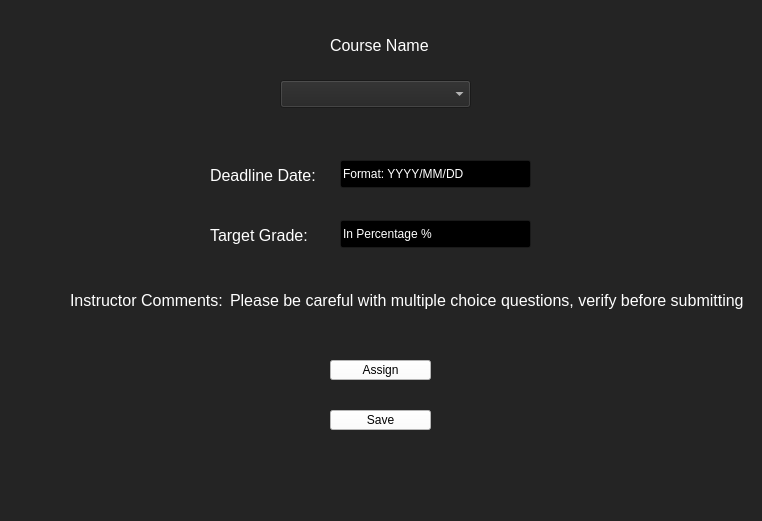
<?xml version="1.0" encoding="UTF-8"?>
<ui version="4.0">
 <class>Homework</class>
 <widget class="QWidget" name="Homework">
  <property name="geometry">
   <rect>
    <x>0</x>
    <y>0</y>
    <width>762</width>
    <height>521</height>
   </rect>
  </property>
  <property name="palette">
   <palette>
    <active>
     <colorrole role="WindowText">
      <brush brushstyle="SolidPattern">
       <color alpha="255">
        <red>255</red>
        <green>255</green>
        <blue>255</blue>
       </color>
      </brush>
     </colorrole>
     <colorrole role="Button">
      <brush brushstyle="SolidPattern">
       <color alpha="255">
        <red>36</red>
        <green>36</green>
        <blue>36</blue>
       </color>
      </brush>
     </colorrole>
     <colorrole role="Light">
      <brush brushstyle="SolidPattern">
       <color alpha="255">
        <red>54</red>
        <green>54</green>
        <blue>54</blue>
       </color>
      </brush>
     </colorrole>
     <colorrole role="Midlight">
      <brush brushstyle="SolidPattern">
       <color alpha="255">
        <red>45</red>
        <green>45</green>
        <blue>45</blue>
       </color>
      </brush>
     </colorrole>
     <colorrole role="Dark">
      <brush brushstyle="SolidPattern">
       <color alpha="255">
        <red>18</red>
        <green>18</green>
        <blue>18</blue>
       </color>
      </brush>
     </colorrole>
     <colorrole role="Mid">
      <brush brushstyle="SolidPattern">
       <color alpha="255">
        <red>24</red>
        <green>24</green>
        <blue>24</blue>
       </color>
      </brush>
     </colorrole>
     <colorrole role="Text">
      <brush brushstyle="SolidPattern">
       <color alpha="255">
        <red>255</red>
        <green>255</green>
        <blue>255</blue>
       </color>
      </brush>
     </colorrole>
     <colorrole role="BrightText">
      <brush brushstyle="SolidPattern">
       <color alpha="255">
        <red>255</red>
        <green>255</green>
        <blue>255</blue>
       </color>
      </brush>
     </colorrole>
     <colorrole role="ButtonText">
      <brush brushstyle="SolidPattern">
       <color alpha="255">
        <red>255</red>
        <green>255</green>
        <blue>255</blue>
       </color>
      </brush>
     </colorrole>
     <colorrole role="Base">
      <brush brushstyle="SolidPattern">
       <color alpha="255">
        <red>0</red>
        <green>0</green>
        <blue>0</blue>
       </color>
      </brush>
     </colorrole>
     <colorrole role="Window">
      <brush brushstyle="SolidPattern">
       <color alpha="255">
        <red>36</red>
        <green>36</green>
        <blue>36</blue>
       </color>
      </brush>
     </colorrole>
     <colorrole role="Shadow">
      <brush brushstyle="SolidPattern">
       <color alpha="255">
        <red>0</red>
        <green>0</green>
        <blue>0</blue>
       </color>
      </brush>
     </colorrole>
     <colorrole role="AlternateBase">
      <brush brushstyle="SolidPattern">
       <color alpha="255">
        <red>18</red>
        <green>18</green>
        <blue>18</blue>
       </color>
      </brush>
     </colorrole>
     <colorrole role="ToolTipBase">
      <brush brushstyle="SolidPattern">
       <color alpha="255">
        <red>255</red>
        <green>255</green>
        <blue>220</blue>
       </color>
      </brush>
     </colorrole>
     <colorrole role="ToolTipText">
      <brush brushstyle="SolidPattern">
       <color alpha="255">
        <red>0</red>
        <green>0</green>
        <blue>0</blue>
       </color>
      </brush>
     </colorrole>
     <colorrole role="PlaceholderText">
      <brush brushstyle="SolidPattern">
       <color alpha="127">
        <red>255</red>
        <green>255</green>
        <blue>255</blue>
       </color>
      </brush>
     </colorrole>
     <colorrole role="Accent">
      <brush brushstyle="SolidPattern">
       <color alpha="255">
        <red>0</red>
        <green>0</green>
        <blue>0</blue>
       </color>
      </brush>
     </colorrole>
    </active>
    <inactive>
     <colorrole role="WindowText">
      <brush brushstyle="SolidPattern">
       <color alpha="255">
        <red>255</red>
        <green>255</green>
        <blue>255</blue>
       </color>
      </brush>
     </colorrole>
     <colorrole role="Button">
      <brush brushstyle="SolidPattern">
       <color alpha="255">
        <red>36</red>
        <green>36</green>
        <blue>36</blue>
       </color>
      </brush>
     </colorrole>
     <colorrole role="Light">
      <brush brushstyle="SolidPattern">
       <color alpha="255">
        <red>54</red>
        <green>54</green>
        <blue>54</blue>
       </color>
      </brush>
     </colorrole>
     <colorrole role="Midlight">
      <brush brushstyle="SolidPattern">
       <color alpha="255">
        <red>45</red>
        <green>45</green>
        <blue>45</blue>
       </color>
      </brush>
     </colorrole>
     <colorrole role="Dark">
      <brush brushstyle="SolidPattern">
       <color alpha="255">
        <red>18</red>
        <green>18</green>
        <blue>18</blue>
       </color>
      </brush>
     </colorrole>
     <colorrole role="Mid">
      <brush brushstyle="SolidPattern">
       <color alpha="255">
        <red>24</red>
        <green>24</green>
        <blue>24</blue>
       </color>
      </brush>
     </colorrole>
     <colorrole role="Text">
      <brush brushstyle="SolidPattern">
       <color alpha="255">
        <red>255</red>
        <green>255</green>
        <blue>255</blue>
       </color>
      </brush>
     </colorrole>
     <colorrole role="BrightText">
      <brush brushstyle="SolidPattern">
       <color alpha="255">
        <red>255</red>
        <green>255</green>
        <blue>255</blue>
       </color>
      </brush>
     </colorrole>
     <colorrole role="ButtonText">
      <brush brushstyle="SolidPattern">
       <color alpha="255">
        <red>255</red>
        <green>255</green>
        <blue>255</blue>
       </color>
      </brush>
     </colorrole>
     <colorrole role="Base">
      <brush brushstyle="SolidPattern">
       <color alpha="255">
        <red>0</red>
        <green>0</green>
        <blue>0</blue>
       </color>
      </brush>
     </colorrole>
     <colorrole role="Window">
      <brush brushstyle="SolidPattern">
       <color alpha="255">
        <red>36</red>
        <green>36</green>
        <blue>36</blue>
       </color>
      </brush>
     </colorrole>
     <colorrole role="Shadow">
      <brush brushstyle="SolidPattern">
       <color alpha="255">
        <red>0</red>
        <green>0</green>
        <blue>0</blue>
       </color>
      </brush>
     </colorrole>
     <colorrole role="AlternateBase">
      <brush brushstyle="SolidPattern">
       <color alpha="255">
        <red>18</red>
        <green>18</green>
        <blue>18</blue>
       </color>
      </brush>
     </colorrole>
     <colorrole role="ToolTipBase">
      <brush brushstyle="SolidPattern">
       <color alpha="255">
        <red>255</red>
        <green>255</green>
        <blue>220</blue>
       </color>
      </brush>
     </colorrole>
     <colorrole role="ToolTipText">
      <brush brushstyle="SolidPattern">
       <color alpha="255">
        <red>0</red>
        <green>0</green>
        <blue>0</blue>
       </color>
      </brush>
     </colorrole>
     <colorrole role="PlaceholderText">
      <brush brushstyle="SolidPattern">
       <color alpha="127">
        <red>255</red>
        <green>255</green>
        <blue>255</blue>
       </color>
      </brush>
     </colorrole>
     <colorrole role="Accent">
      <brush brushstyle="SolidPattern">
       <color alpha="255">
        <red>0</red>
        <green>0</green>
        <blue>0</blue>
       </color>
      </brush>
     </colorrole>
    </inactive>
    <disabled>
     <colorrole role="WindowText">
      <brush brushstyle="SolidPattern">
       <color alpha="255">
        <red>18</red>
        <green>18</green>
        <blue>18</blue>
       </color>
      </brush>
     </colorrole>
     <colorrole role="Button">
      <brush brushstyle="SolidPattern">
       <color alpha="255">
        <red>36</red>
        <green>36</green>
        <blue>36</blue>
       </color>
      </brush>
     </colorrole>
     <colorrole role="Light">
      <brush brushstyle="SolidPattern">
       <color alpha="255">
        <red>54</red>
        <green>54</green>
        <blue>54</blue>
       </color>
      </brush>
     </colorrole>
     <colorrole role="Midlight">
      <brush brushstyle="SolidPattern">
       <color alpha="255">
        <red>45</red>
        <green>45</green>
        <blue>45</blue>
       </color>
      </brush>
     </colorrole>
     <colorrole role="Dark">
      <brush brushstyle="SolidPattern">
       <color alpha="255">
        <red>18</red>
        <green>18</green>
        <blue>18</blue>
       </color>
      </brush>
     </colorrole>
     <colorrole role="Mid">
      <brush brushstyle="SolidPattern">
       <color alpha="255">
        <red>24</red>
        <green>24</green>
        <blue>24</blue>
       </color>
      </brush>
     </colorrole>
     <colorrole role="Text">
      <brush brushstyle="SolidPattern">
       <color alpha="255">
        <red>18</red>
        <green>18</green>
        <blue>18</blue>
       </color>
      </brush>
     </colorrole>
     <colorrole role="BrightText">
      <brush brushstyle="SolidPattern">
       <color alpha="255">
        <red>255</red>
        <green>255</green>
        <blue>255</blue>
       </color>
      </brush>
     </colorrole>
     <colorrole role="ButtonText">
      <brush brushstyle="SolidPattern">
       <color alpha="255">
        <red>18</red>
        <green>18</green>
        <blue>18</blue>
       </color>
      </brush>
     </colorrole>
     <colorrole role="Base">
      <brush brushstyle="SolidPattern">
       <color alpha="255">
        <red>36</red>
        <green>36</green>
        <blue>36</blue>
       </color>
      </brush>
     </colorrole>
     <colorrole role="Window">
      <brush brushstyle="SolidPattern">
       <color alpha="255">
        <red>36</red>
        <green>36</green>
        <blue>36</blue>
       </color>
      </brush>
     </colorrole>
     <colorrole role="Shadow">
      <brush brushstyle="SolidPattern">
       <color alpha="255">
        <red>0</red>
        <green>0</green>
        <blue>0</blue>
       </color>
      </brush>
     </colorrole>
     <colorrole role="AlternateBase">
      <brush brushstyle="SolidPattern">
       <color alpha="255">
        <red>36</red>
        <green>36</green>
        <blue>36</blue>
       </color>
      </brush>
     </colorrole>
     <colorrole role="ToolTipBase">
      <brush brushstyle="SolidPattern">
       <color alpha="255">
        <red>255</red>
        <green>255</green>
        <blue>220</blue>
       </color>
      </brush>
     </colorrole>
     <colorrole role="ToolTipText">
      <brush brushstyle="SolidPattern">
       <color alpha="255">
        <red>0</red>
        <green>0</green>
        <blue>0</blue>
       </color>
      </brush>
     </colorrole>
     <colorrole role="PlaceholderText">
      <brush brushstyle="SolidPattern">
       <color alpha="127">
        <red>18</red>
        <green>18</green>
        <blue>18</blue>
       </color>
      </brush>
     </colorrole>
     <colorrole role="Accent">
      <brush brushstyle="SolidPattern">
       <color alpha="255">
        <red>25</red>
        <green>25</green>
        <blue>25</blue>
       </color>
      </brush>
     </colorrole>
    </disabled>
   </palette>
  </property>
  <property name="windowTitle">
   <string>Form</string>
  </property>
  <widget class="QLabel" name="label">
   <property name="geometry">
    <rect>
     <x>330</x>
     <y>20</y>
     <width>141</width>
     <height>51</height>
    </rect>
   </property>
   <property name="text">
    <string>&lt;html&gt;&lt;head/&gt;&lt;body&gt;&lt;p&gt;&lt;span style=&quot; font-size:12pt;&quot;&gt;Course Name &lt;/span&gt;&lt;/p&gt;&lt;/body&gt;&lt;/html&gt;</string>
   </property>
  </widget>
  <widget class="QPushButton" name="push_pic_2">
   <property name="geometry">
    <rect>
     <x>330</x>
     <y>360</y>
     <width>101</width>
     <height>20</height>
    </rect>
   </property>
   <property name="palette">
    <palette>
     <active>
      <colorrole role="WindowText">
       <brush brushstyle="SolidPattern">
        <color alpha="255">
         <red>0</red>
         <green>0</green>
         <blue>0</blue>
        </color>
       </brush>
      </colorrole>
      <colorrole role="Button">
       <brush brushstyle="SolidPattern">
        <color alpha="255">
         <red>255</red>
         <green>255</green>
         <blue>255</blue>
        </color>
       </brush>
      </colorrole>
      <colorrole role="Light">
       <brush brushstyle="SolidPattern">
        <color alpha="255">
         <red>255</red>
         <green>255</green>
         <blue>255</blue>
        </color>
       </brush>
      </colorrole>
      <colorrole role="Midlight">
       <brush brushstyle="SolidPattern">
        <color alpha="255">
         <red>255</red>
         <green>255</green>
         <blue>255</blue>
        </color>
       </brush>
      </colorrole>
      <colorrole role="Dark">
       <brush brushstyle="SolidPattern">
        <color alpha="255">
         <red>127</red>
         <green>127</green>
         <blue>127</blue>
        </color>
       </brush>
      </colorrole>
      <colorrole role="Mid">
       <brush brushstyle="SolidPattern">
        <color alpha="255">
         <red>170</red>
         <green>170</green>
         <blue>170</blue>
        </color>
       </brush>
      </colorrole>
      <colorrole role="Text">
       <brush brushstyle="SolidPattern">
        <color alpha="255">
         <red>0</red>
         <green>0</green>
         <blue>0</blue>
        </color>
       </brush>
      </colorrole>
      <colorrole role="BrightText">
       <brush brushstyle="SolidPattern">
        <color alpha="255">
         <red>255</red>
         <green>255</green>
         <blue>255</blue>
        </color>
       </brush>
      </colorrole>
      <colorrole role="ButtonText">
       <brush brushstyle="SolidPattern">
        <color alpha="255">
         <red>0</red>
         <green>0</green>
         <blue>0</blue>
        </color>
       </brush>
      </colorrole>
      <colorrole role="Base">
       <brush brushstyle="SolidPattern">
        <color alpha="255">
         <red>255</red>
         <green>255</green>
         <blue>255</blue>
        </color>
       </brush>
      </colorrole>
      <colorrole role="Window">
       <brush brushstyle="SolidPattern">
        <color alpha="255">
         <red>255</red>
         <green>255</green>
         <blue>255</blue>
        </color>
       </brush>
      </colorrole>
      <colorrole role="Shadow">
       <brush brushstyle="SolidPattern">
        <color alpha="255">
         <red>0</red>
         <green>0</green>
         <blue>0</blue>
        </color>
       </brush>
      </colorrole>
      <colorrole role="AlternateBase">
       <brush brushstyle="SolidPattern">
        <color alpha="255">
         <red>255</red>
         <green>255</green>
         <blue>255</blue>
        </color>
       </brush>
      </colorrole>
      <colorrole role="ToolTipBase">
       <brush brushstyle="SolidPattern">
        <color alpha="255">
         <red>255</red>
         <green>255</green>
         <blue>220</blue>
        </color>
       </brush>
      </colorrole>
      <colorrole role="ToolTipText">
       <brush brushstyle="SolidPattern">
        <color alpha="255">
         <red>0</red>
         <green>0</green>
         <blue>0</blue>
        </color>
       </brush>
      </colorrole>
      <colorrole role="PlaceholderText">
       <brush brushstyle="SolidPattern">
        <color alpha="127">
         <red>0</red>
         <green>0</green>
         <blue>0</blue>
        </color>
       </brush>
      </colorrole>
      <colorrole role="Accent">
       <brush brushstyle="SolidPattern">
        <color alpha="255">
         <red>255</red>
         <green>255</green>
         <blue>255</blue>
        </color>
       </brush>
      </colorrole>
     </active>
     <inactive>
      <colorrole role="WindowText">
       <brush brushstyle="SolidPattern">
        <color alpha="255">
         <red>0</red>
         <green>0</green>
         <blue>0</blue>
        </color>
       </brush>
      </colorrole>
      <colorrole role="Button">
       <brush brushstyle="SolidPattern">
        <color alpha="255">
         <red>255</red>
         <green>255</green>
         <blue>255</blue>
        </color>
       </brush>
      </colorrole>
      <colorrole role="Light">
       <brush brushstyle="SolidPattern">
        <color alpha="255">
         <red>255</red>
         <green>255</green>
         <blue>255</blue>
        </color>
       </brush>
      </colorrole>
      <colorrole role="Midlight">
       <brush brushstyle="SolidPattern">
        <color alpha="255">
         <red>255</red>
         <green>255</green>
         <blue>255</blue>
        </color>
       </brush>
      </colorrole>
      <colorrole role="Dark">
       <brush brushstyle="SolidPattern">
        <color alpha="255">
         <red>127</red>
         <green>127</green>
         <blue>127</blue>
        </color>
       </brush>
      </colorrole>
      <colorrole role="Mid">
       <brush brushstyle="SolidPattern">
        <color alpha="255">
         <red>170</red>
         <green>170</green>
         <blue>170</blue>
        </color>
       </brush>
      </colorrole>
      <colorrole role="Text">
       <brush brushstyle="SolidPattern">
        <color alpha="255">
         <red>0</red>
         <green>0</green>
         <blue>0</blue>
        </color>
       </brush>
      </colorrole>
      <colorrole role="BrightText">
       <brush brushstyle="SolidPattern">
        <color alpha="255">
         <red>255</red>
         <green>255</green>
         <blue>255</blue>
        </color>
       </brush>
      </colorrole>
      <colorrole role="ButtonText">
       <brush brushstyle="SolidPattern">
        <color alpha="255">
         <red>0</red>
         <green>0</green>
         <blue>0</blue>
        </color>
       </brush>
      </colorrole>
      <colorrole role="Base">
       <brush brushstyle="SolidPattern">
        <color alpha="255">
         <red>255</red>
         <green>255</green>
         <blue>255</blue>
        </color>
       </brush>
      </colorrole>
      <colorrole role="Window">
       <brush brushstyle="SolidPattern">
        <color alpha="255">
         <red>255</red>
         <green>255</green>
         <blue>255</blue>
        </color>
       </brush>
      </colorrole>
      <colorrole role="Shadow">
       <brush brushstyle="SolidPattern">
        <color alpha="255">
         <red>0</red>
         <green>0</green>
         <blue>0</blue>
        </color>
       </brush>
      </colorrole>
      <colorrole role="AlternateBase">
       <brush brushstyle="SolidPattern">
        <color alpha="255">
         <red>255</red>
         <green>255</green>
         <blue>255</blue>
        </color>
       </brush>
      </colorrole>
      <colorrole role="ToolTipBase">
       <brush brushstyle="SolidPattern">
        <color alpha="255">
         <red>255</red>
         <green>255</green>
         <blue>220</blue>
        </color>
       </brush>
      </colorrole>
      <colorrole role="ToolTipText">
       <brush brushstyle="SolidPattern">
        <color alpha="255">
         <red>0</red>
         <green>0</green>
         <blue>0</blue>
        </color>
       </brush>
      </colorrole>
      <colorrole role="PlaceholderText">
       <brush brushstyle="SolidPattern">
        <color alpha="127">
         <red>0</red>
         <green>0</green>
         <blue>0</blue>
        </color>
       </brush>
      </colorrole>
      <colorrole role="Accent">
       <brush brushstyle="SolidPattern">
        <color alpha="255">
         <red>255</red>
         <green>255</green>
         <blue>255</blue>
        </color>
       </brush>
      </colorrole>
     </inactive>
     <disabled>
      <colorrole role="WindowText">
       <brush brushstyle="SolidPattern">
        <color alpha="255">
         <red>127</red>
         <green>127</green>
         <blue>127</blue>
        </color>
       </brush>
      </colorrole>
      <colorrole role="Button">
       <brush brushstyle="SolidPattern">
        <color alpha="255">
         <red>255</red>
         <green>255</green>
         <blue>255</blue>
        </color>
       </brush>
      </colorrole>
      <colorrole role="Light">
       <brush brushstyle="SolidPattern">
        <color alpha="255">
         <red>255</red>
         <green>255</green>
         <blue>255</blue>
        </color>
       </brush>
      </colorrole>
      <colorrole role="Midlight">
       <brush brushstyle="SolidPattern">
        <color alpha="255">
         <red>255</red>
         <green>255</green>
         <blue>255</blue>
        </color>
       </brush>
      </colorrole>
      <colorrole role="Dark">
       <brush brushstyle="SolidPattern">
        <color alpha="255">
         <red>127</red>
         <green>127</green>
         <blue>127</blue>
        </color>
       </brush>
      </colorrole>
      <colorrole role="Mid">
       <brush brushstyle="SolidPattern">
        <color alpha="255">
         <red>170</red>
         <green>170</green>
         <blue>170</blue>
        </color>
       </brush>
      </colorrole>
      <colorrole role="Text">
       <brush brushstyle="SolidPattern">
        <color alpha="255">
         <red>127</red>
         <green>127</green>
         <blue>127</blue>
        </color>
       </brush>
      </colorrole>
      <colorrole role="BrightText">
       <brush brushstyle="SolidPattern">
        <color alpha="255">
         <red>255</red>
         <green>255</green>
         <blue>255</blue>
        </color>
       </brush>
      </colorrole>
      <colorrole role="ButtonText">
       <brush brushstyle="SolidPattern">
        <color alpha="255">
         <red>127</red>
         <green>127</green>
         <blue>127</blue>
        </color>
       </brush>
      </colorrole>
      <colorrole role="Base">
       <brush brushstyle="SolidPattern">
        <color alpha="255">
         <red>255</red>
         <green>255</green>
         <blue>255</blue>
        </color>
       </brush>
      </colorrole>
      <colorrole role="Window">
       <brush brushstyle="SolidPattern">
        <color alpha="255">
         <red>255</red>
         <green>255</green>
         <blue>255</blue>
        </color>
       </brush>
      </colorrole>
      <colorrole role="Shadow">
       <brush brushstyle="SolidPattern">
        <color alpha="255">
         <red>0</red>
         <green>0</green>
         <blue>0</blue>
        </color>
       </brush>
      </colorrole>
      <colorrole role="AlternateBase">
       <brush brushstyle="SolidPattern">
        <color alpha="255">
         <red>255</red>
         <green>255</green>
         <blue>255</blue>
        </color>
       </brush>
      </colorrole>
      <colorrole role="ToolTipBase">
       <brush brushstyle="SolidPattern">
        <color alpha="255">
         <red>255</red>
         <green>255</green>
         <blue>220</blue>
        </color>
       </brush>
      </colorrole>
      <colorrole role="ToolTipText">
       <brush brushstyle="SolidPattern">
        <color alpha="255">
         <red>0</red>
         <green>0</green>
         <blue>0</blue>
        </color>
       </brush>
      </colorrole>
      <colorrole role="PlaceholderText">
       <brush brushstyle="SolidPattern">
        <color alpha="127">
         <red>127</red>
         <green>127</green>
         <blue>127</blue>
        </color>
       </brush>
      </colorrole>
      <colorrole role="Accent">
       <brush brushstyle="SolidPattern">
        <color alpha="255">
         <red>255</red>
         <green>255</green>
         <blue>255</blue>
        </color>
       </brush>
      </colorrole>
     </disabled>
    </palette>
   </property>
   <property name="text">
    <string>Assign</string>
   </property>
  </widget>
  <widget class="QLabel" name="label_2">
   <property name="geometry">
    <rect>
     <x>210</x>
     <y>150</y>
     <width>141</width>
     <height>51</height>
    </rect>
   </property>
   <property name="text">
    <string>&lt;html&gt;&lt;head/&gt;&lt;body&gt;&lt;p&gt;&lt;span style=&quot; font-size:12pt;&quot;&gt;Deadline Date:&lt;/span&gt;&lt;/p&gt;&lt;/body&gt;&lt;/html&gt;</string>
   </property>
  </widget>
  <widget class="QLineEdit" name="lineEdit">
   <property name="geometry">
    <rect>
     <x>340</x>
     <y>160</y>
     <width>191</width>
     <height>28</height>
    </rect>
   </property>
   <property name="text">
    <string>Format: YYYY/MM/DD</string>
   </property>
  </widget>
  <widget class="QLabel" name="label_3">
   <property name="geometry">
    <rect>
     <x>210</x>
     <y>210</y>
     <width>141</width>
     <height>51</height>
    </rect>
   </property>
   <property name="text">
    <string>&lt;html&gt;&lt;head/&gt;&lt;body&gt;&lt;p&gt;&lt;span style=&quot; font-size:12pt;&quot;&gt;Target Grade:&lt;/span&gt;&lt;/p&gt;&lt;/body&gt;&lt;/html&gt;</string>
   </property>
  </widget>
  <widget class="QLineEdit" name="lineEdit_2">
   <property name="geometry">
    <rect>
     <x>340</x>
     <y>220</y>
     <width>191</width>
     <height>28</height>
    </rect>
   </property>
   <property name="text">
    <string>In Percentage %</string>
   </property>
  </widget>
  <widget class="QLabel" name="label_5">
   <property name="geometry">
    <rect>
     <x>70</x>
     <y>270</y>
     <width>211</width>
     <height>61</height>
    </rect>
   </property>
   <property name="text">
    <string>&lt;html&gt;&lt;head/&gt;&lt;body&gt;&lt;p&gt;&lt;span style=&quot; font-size:12pt;&quot;&gt;Instructor Comments: &lt;/span&gt;&lt;/p&gt;&lt;/body&gt;&lt;/html&gt;</string>
   </property>
  </widget>
  <widget class="QLabel" name="label_8">
   <property name="geometry">
    <rect>
     <x>230</x>
     <y>270</y>
     <width>521</width>
     <height>61</height>
    </rect>
   </property>
   <property name="text">
    <string>&lt;html&gt;&lt;head/&gt;&lt;body&gt;&lt;p&gt;&lt;span style=&quot; font-size:12pt;&quot;&gt;Please be careful with multiple choice questions, verify before submitting &lt;/span&gt;&lt;/p&gt;&lt;/body&gt;&lt;/html&gt;</string>
   </property>
  </widget>
  <widget class="QPushButton" name="push_pic_3">
   <property name="geometry">
    <rect>
     <x>330</x>
     <y>410</y>
     <width>101</width>
     <height>20</height>
    </rect>
   </property>
   <property name="palette">
    <palette>
     <active>
      <colorrole role="WindowText">
       <brush brushstyle="SolidPattern">
        <color alpha="255">
         <red>0</red>
         <green>0</green>
         <blue>0</blue>
        </color>
       </brush>
      </colorrole>
      <colorrole role="Button">
       <brush brushstyle="SolidPattern">
        <color alpha="255">
         <red>255</red>
         <green>255</green>
         <blue>255</blue>
        </color>
       </brush>
      </colorrole>
      <colorrole role="Light">
       <brush brushstyle="SolidPattern">
        <color alpha="255">
         <red>255</red>
         <green>255</green>
         <blue>255</blue>
        </color>
       </brush>
      </colorrole>
      <colorrole role="Midlight">
       <brush brushstyle="SolidPattern">
        <color alpha="255">
         <red>255</red>
         <green>255</green>
         <blue>255</blue>
        </color>
       </brush>
      </colorrole>
      <colorrole role="Dark">
       <brush brushstyle="SolidPattern">
        <color alpha="255">
         <red>127</red>
         <green>127</green>
         <blue>127</blue>
        </color>
       </brush>
      </colorrole>
      <colorrole role="Mid">
       <brush brushstyle="SolidPattern">
        <color alpha="255">
         <red>170</red>
         <green>170</green>
         <blue>170</blue>
        </color>
       </brush>
      </colorrole>
      <colorrole role="Text">
       <brush brushstyle="SolidPattern">
        <color alpha="255">
         <red>0</red>
         <green>0</green>
         <blue>0</blue>
        </color>
       </brush>
      </colorrole>
      <colorrole role="BrightText">
       <brush brushstyle="SolidPattern">
        <color alpha="255">
         <red>255</red>
         <green>255</green>
         <blue>255</blue>
        </color>
       </brush>
      </colorrole>
      <colorrole role="ButtonText">
       <brush brushstyle="SolidPattern">
        <color alpha="255">
         <red>0</red>
         <green>0</green>
         <blue>0</blue>
        </color>
       </brush>
      </colorrole>
      <colorrole role="Base">
       <brush brushstyle="SolidPattern">
        <color alpha="255">
         <red>255</red>
         <green>255</green>
         <blue>255</blue>
        </color>
       </brush>
      </colorrole>
      <colorrole role="Window">
       <brush brushstyle="SolidPattern">
        <color alpha="255">
         <red>255</red>
         <green>255</green>
         <blue>255</blue>
        </color>
       </brush>
      </colorrole>
      <colorrole role="Shadow">
       <brush brushstyle="SolidPattern">
        <color alpha="255">
         <red>0</red>
         <green>0</green>
         <blue>0</blue>
        </color>
       </brush>
      </colorrole>
      <colorrole role="AlternateBase">
       <brush brushstyle="SolidPattern">
        <color alpha="255">
         <red>255</red>
         <green>255</green>
         <blue>255</blue>
        </color>
       </brush>
      </colorrole>
      <colorrole role="ToolTipBase">
       <brush brushstyle="SolidPattern">
        <color alpha="255">
         <red>255</red>
         <green>255</green>
         <blue>220</blue>
        </color>
       </brush>
      </colorrole>
      <colorrole role="ToolTipText">
       <brush brushstyle="SolidPattern">
        <color alpha="255">
         <red>0</red>
         <green>0</green>
         <blue>0</blue>
        </color>
       </brush>
      </colorrole>
      <colorrole role="PlaceholderText">
       <brush brushstyle="SolidPattern">
        <color alpha="127">
         <red>0</red>
         <green>0</green>
         <blue>0</blue>
        </color>
       </brush>
      </colorrole>
      <colorrole role="Accent">
       <brush brushstyle="SolidPattern">
        <color alpha="255">
         <red>255</red>
         <green>255</green>
         <blue>255</blue>
        </color>
       </brush>
      </colorrole>
     </active>
     <inactive>
      <colorrole role="WindowText">
       <brush brushstyle="SolidPattern">
        <color alpha="255">
         <red>0</red>
         <green>0</green>
         <blue>0</blue>
        </color>
       </brush>
      </colorrole>
      <colorrole role="Button">
       <brush brushstyle="SolidPattern">
        <color alpha="255">
         <red>255</red>
         <green>255</green>
         <blue>255</blue>
        </color>
       </brush>
      </colorrole>
      <colorrole role="Light">
       <brush brushstyle="SolidPattern">
        <color alpha="255">
         <red>255</red>
         <green>255</green>
         <blue>255</blue>
        </color>
       </brush>
      </colorrole>
      <colorrole role="Midlight">
       <brush brushstyle="SolidPattern">
        <color alpha="255">
         <red>255</red>
         <green>255</green>
         <blue>255</blue>
        </color>
       </brush>
      </colorrole>
      <colorrole role="Dark">
       <brush brushstyle="SolidPattern">
        <color alpha="255">
         <red>127</red>
         <green>127</green>
         <blue>127</blue>
        </color>
       </brush>
      </colorrole>
      <colorrole role="Mid">
       <brush brushstyle="SolidPattern">
        <color alpha="255">
         <red>170</red>
         <green>170</green>
         <blue>170</blue>
        </color>
       </brush>
      </colorrole>
      <colorrole role="Text">
       <brush brushstyle="SolidPattern">
        <color alpha="255">
         <red>0</red>
         <green>0</green>
         <blue>0</blue>
        </color>
       </brush>
      </colorrole>
      <colorrole role="BrightText">
       <brush brushstyle="SolidPattern">
        <color alpha="255">
         <red>255</red>
         <green>255</green>
         <blue>255</blue>
        </color>
       </brush>
      </colorrole>
      <colorrole role="ButtonText">
       <brush brushstyle="SolidPattern">
        <color alpha="255">
         <red>0</red>
         <green>0</green>
         <blue>0</blue>
        </color>
       </brush>
      </colorrole>
      <colorrole role="Base">
       <brush brushstyle="SolidPattern">
        <color alpha="255">
         <red>255</red>
         <green>255</green>
         <blue>255</blue>
        </color>
       </brush>
      </colorrole>
      <colorrole role="Window">
       <brush brushstyle="SolidPattern">
        <color alpha="255">
         <red>255</red>
         <green>255</green>
         <blue>255</blue>
        </color>
       </brush>
      </colorrole>
      <colorrole role="Shadow">
       <brush brushstyle="SolidPattern">
        <color alpha="255">
         <red>0</red>
         <green>0</green>
         <blue>0</blue>
        </color>
       </brush>
      </colorrole>
      <colorrole role="AlternateBase">
       <brush brushstyle="SolidPattern">
        <color alpha="255">
         <red>255</red>
         <green>255</green>
         <blue>255</blue>
        </color>
       </brush>
      </colorrole>
      <colorrole role="ToolTipBase">
       <brush brushstyle="SolidPattern">
        <color alpha="255">
         <red>255</red>
         <green>255</green>
         <blue>220</blue>
        </color>
       </brush>
      </colorrole>
      <colorrole role="ToolTipText">
       <brush brushstyle="SolidPattern">
        <color alpha="255">
         <red>0</red>
         <green>0</green>
         <blue>0</blue>
        </color>
       </brush>
      </colorrole>
      <colorrole role="PlaceholderText">
       <brush brushstyle="SolidPattern">
        <color alpha="127">
         <red>0</red>
         <green>0</green>
         <blue>0</blue>
        </color>
       </brush>
      </colorrole>
      <colorrole role="Accent">
       <brush brushstyle="SolidPattern">
        <color alpha="255">
         <red>255</red>
         <green>255</green>
         <blue>255</blue>
        </color>
       </brush>
      </colorrole>
     </inactive>
     <disabled>
      <colorrole role="WindowText">
       <brush brushstyle="SolidPattern">
        <color alpha="255">
         <red>127</red>
         <green>127</green>
         <blue>127</blue>
        </color>
       </brush>
      </colorrole>
      <colorrole role="Button">
       <brush brushstyle="SolidPattern">
        <color alpha="255">
         <red>255</red>
         <green>255</green>
         <blue>255</blue>
        </color>
       </brush>
      </colorrole>
      <colorrole role="Light">
       <brush brushstyle="SolidPattern">
        <color alpha="255">
         <red>255</red>
         <green>255</green>
         <blue>255</blue>
        </color>
       </brush>
      </colorrole>
      <colorrole role="Midlight">
       <brush brushstyle="SolidPattern">
        <color alpha="255">
         <red>255</red>
         <green>255</green>
         <blue>255</blue>
        </color>
       </brush>
      </colorrole>
      <colorrole role="Dark">
       <brush brushstyle="SolidPattern">
        <color alpha="255">
         <red>127</red>
         <green>127</green>
         <blue>127</blue>
        </color>
       </brush>
      </colorrole>
      <colorrole role="Mid">
       <brush brushstyle="SolidPattern">
        <color alpha="255">
         <red>170</red>
         <green>170</green>
         <blue>170</blue>
        </color>
       </brush>
      </colorrole>
      <colorrole role="Text">
       <brush brushstyle="SolidPattern">
        <color alpha="255">
         <red>127</red>
         <green>127</green>
         <blue>127</blue>
        </color>
       </brush>
      </colorrole>
      <colorrole role="BrightText">
       <brush brushstyle="SolidPattern">
        <color alpha="255">
         <red>255</red>
         <green>255</green>
         <blue>255</blue>
        </color>
       </brush>
      </colorrole>
      <colorrole role="ButtonText">
       <brush brushstyle="SolidPattern">
        <color alpha="255">
         <red>127</red>
         <green>127</green>
         <blue>127</blue>
        </color>
       </brush>
      </colorrole>
      <colorrole role="Base">
       <brush brushstyle="SolidPattern">
        <color alpha="255">
         <red>255</red>
         <green>255</green>
         <blue>255</blue>
        </color>
       </brush>
      </colorrole>
      <colorrole role="Window">
       <brush brushstyle="SolidPattern">
        <color alpha="255">
         <red>255</red>
         <green>255</green>
         <blue>255</blue>
        </color>
       </brush>
      </colorrole>
      <colorrole role="Shadow">
       <brush brushstyle="SolidPattern">
        <color alpha="255">
         <red>0</red>
         <green>0</green>
         <blue>0</blue>
        </color>
       </brush>
      </colorrole>
      <colorrole role="AlternateBase">
       <brush brushstyle="SolidPattern">
        <color alpha="255">
         <red>255</red>
         <green>255</green>
         <blue>255</blue>
        </color>
       </brush>
      </colorrole>
      <colorrole role="ToolTipBase">
       <brush brushstyle="SolidPattern">
        <color alpha="255">
         <red>255</red>
         <green>255</green>
         <blue>220</blue>
        </color>
       </brush>
      </colorrole>
      <colorrole role="ToolTipText">
       <brush brushstyle="SolidPattern">
        <color alpha="255">
         <red>0</red>
         <green>0</green>
         <blue>0</blue>
        </color>
       </brush>
      </colorrole>
      <colorrole role="PlaceholderText">
       <brush brushstyle="SolidPattern">
        <color alpha="127">
         <red>127</red>
         <green>127</green>
         <blue>127</blue>
        </color>
       </brush>
      </colorrole>
      <colorrole role="Accent">
       <brush brushstyle="SolidPattern">
        <color alpha="255">
         <red>255</red>
         <green>255</green>
         <blue>255</blue>
        </color>
       </brush>
      </colorrole>
     </disabled>
    </palette>
   </property>
   <property name="text">
    <string>Save</string>
   </property>
  </widget>
  <widget class="QComboBox" name="comboBox">
   <property name="geometry">
    <rect>
     <x>280</x>
     <y>80</y>
     <width>191</width>
     <height>28</height>
    </rect>
   </property>
  </widget>
 </widget>
 <resources/>
 <connections/>
</ui>
